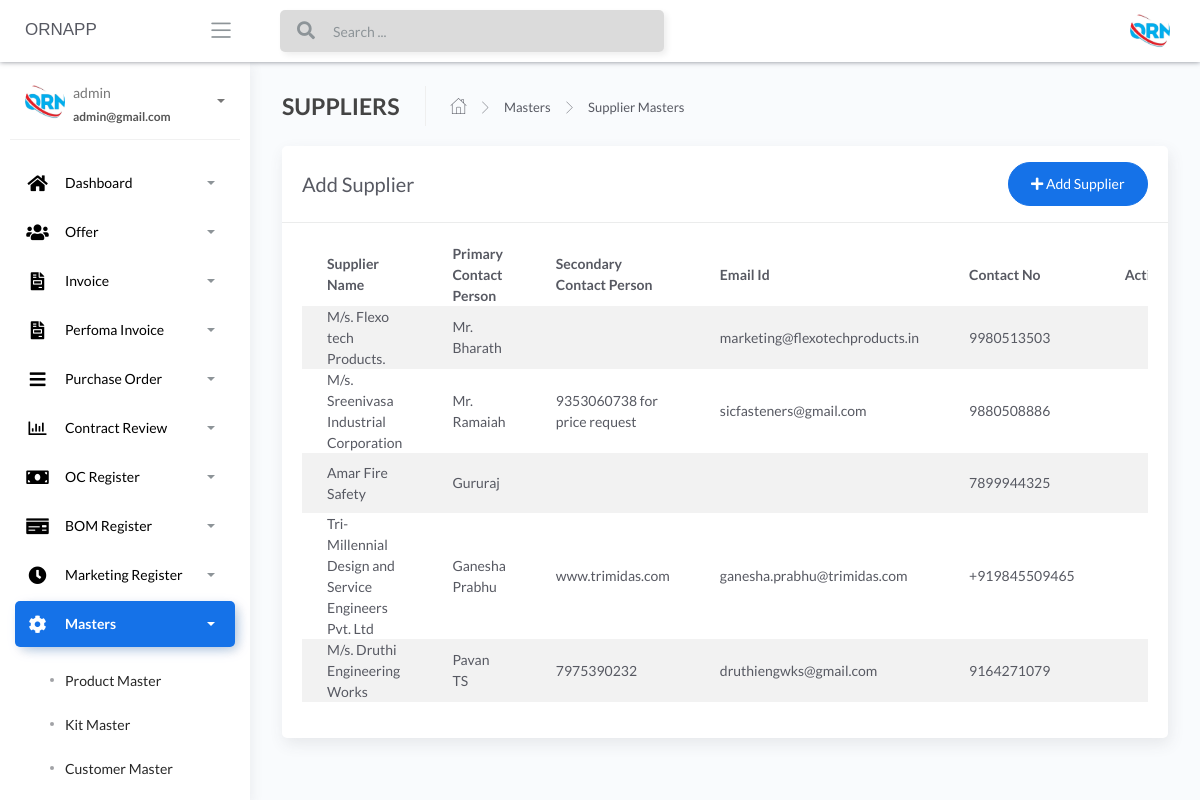
The page /Supplier-masters (signed in) on the database as committed earlier.
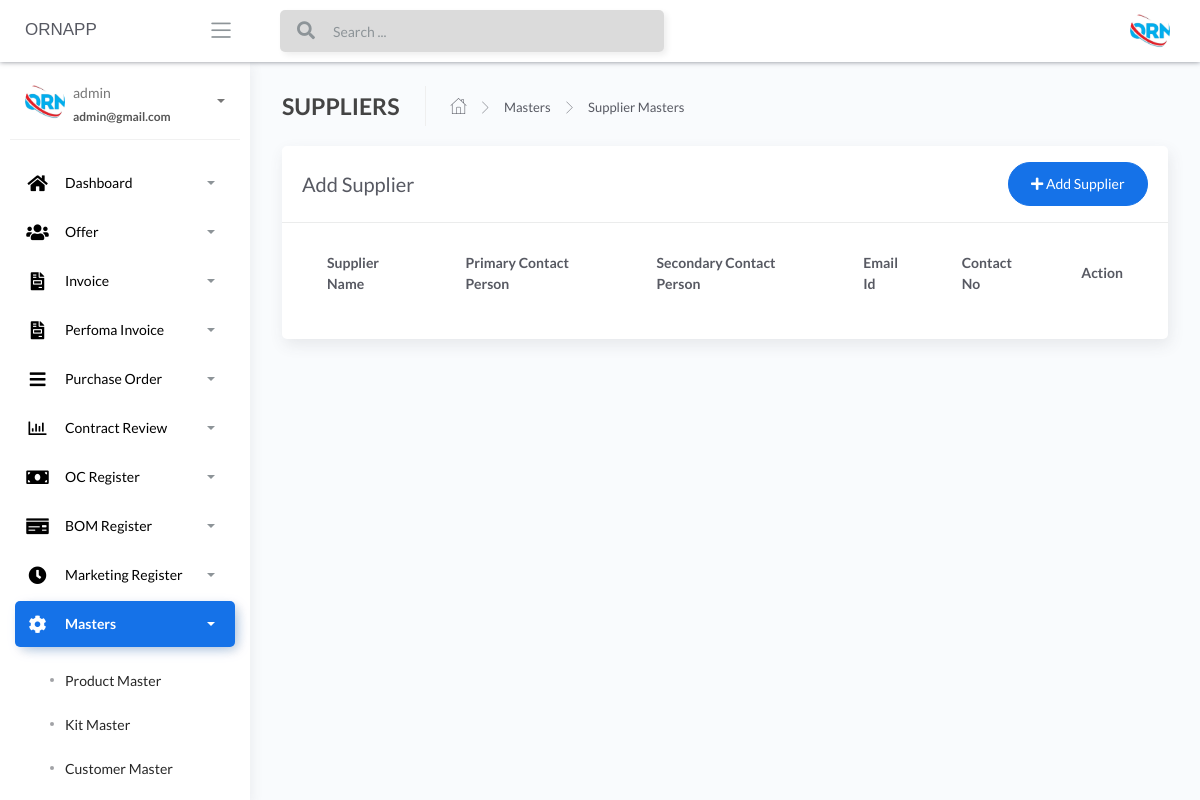
The same page on the database as committed later.
### apps/home/models.py (models this page shows, shortened)
class SupplierMaster(db.Model):
    __tablename__ = "SupplierMaster"
    id = db.Column(db.Integer, primary_key=True)
    supplier_name = db.Column(db.String())
    supplier_primary_contact = db.Column(db.String())
    supplier_secondary_contact = db.Column(db.String())
    supplier_email_id = db.Column(db.String())
    supplier_contact_no = db.Column(db.String())
    supplier_country = db.Column(db.String())
    supplier_state = db.Column(db.String())
    supplier_city = db.Column(db.String())
    supplier_address = db.Column(db.String())
    supplier_gst_no = db.Column(db.String())
    supplier_pan = db.Column(db.String())

### apps/home/routes.py (the view)
@blueprint.route('/Supplier-masters', methods=['GET', 'POST'])
@login_required
def Supplier_masters():
    if request.method == 'GET':
        users = SupplierMaster.query.all()
        return render_template('home/Supplier-masters.html', users=users, segment='Supplier-masters')

### apps/__init__.py (called while the page is built)
def configure_database(app):
    @app.before_first_request
    def initialize_database():
        db.create_all()
    @app.teardown_request
    def shutdown_session(exception=None):
        db.session.remove()

### apps/authentication/models.py (called while the page is built)
@login_manager.user_loader
def user_loader(id):
    return Users.query.filter_by(id=id).first()

### apps/templates/home/Supplier-masters.html (shortened to what this page needs)
{% extends "layouts/base.html" %}
{% block content %}
	<div class="content">
		<div class="page-inner">
			<div class="page-header">
				<h4 class="page-title">SUPPLIERS</h4>
				<ul class="breadcrumbs">
					<li class="nav-home">
						<a href="#">
							<i class="flaticon-home"></i>
						</a>
					</li>
					<li class="separator">
						<i class="flaticon-right-arrow"></i>
					</li>
					<li class="nav-item">
						<a href="#">Masters</a>
					</li>
					<li class="separator">
						<i class="flaticon-right-arrow"></i>
					</li>
					<li class="nav-item">
						<a href="#">Supplier Masters</a>
					</li>
				</ul>
			</div>
			<div class="row">
				<div class="col-md-12">
					<div class="card">
						<div class="card-header">
							<div class="d-flex align-items-center">
								<h4 class="card-title">Add Supplier</h4>
							<a href="/add-supplier-master" class="ml-auto">
								<button class="btn btn-primary btn-round ml-auto" data-toggle="modal"
									data-target="#addRowModal">
									<i class="fa fa-plus"></i>
									Add Supplier
								</button>
							</a>
							</div>
						</div>
						<div class="card-body">
							<div class="table-responsive">
								<table id="add-row" class="display table table-striped table-hover" >
									<thead>
										<tr>
											<th>Supplier Name</th>
											<th>Primary Contact Person</th>
											<th>Secondary Contact Person</th>
											<th>Email Id</th>
											<th>Contact No</th>
											<th style="width: 10%">Action</th>
										</tr>
									</thead>
									<tbody>
										{% for user in users %}
											<tr
											{% if loop.index %2==0 %}
											{% else %}
											{% endif %}
											>
											<td>{{user.supplier_name}}</td>
											<td>{{user.supplier_primary_contact}}</td>
											<td>{{user.supplier_secondary_contact}}</td>
											<td>{{user.supplier_email_id}}</td>
											<td>{{user.supplier_contact_no}}</td>
											<td>
											<div class="form-button-action">
											<span style="font-size: 24px;color:green;">
											<a href="/{{user.id}}/edit-supplier-master" type="button" data-toggle="tooltip" title="" class="btn btn-link btn-primary btn-lg" data-original-title="Edit Task"> </a>
											</span>
											</div>
											</td>
										</tr>
									{% endfor %}
									</tbody>
								</table>
							</div>
						</div>
					</div>
				</div>
			</div>
		</div>
	</div>
{% endblock content %}

Rows that differ between the two databases and show on the page:
removed SupplierMaster: supplier_name "M/s. Flexo tech Products.", supplier_primary_contact "Mr. Bharath", supplier_email_id "marketing@flexotechproducts.in", supplier_contact_no "9980513503"
removed SupplierMaster: supplier_name "M/s. Sreenivasa Industrial Corporation", supplier_primary_contact "Mr. Ramaiah", supplier_secondary_contact "9353060738 for price request", supplier_email_id "sicfasteners@gmail.com", supplier_contact_no "9880508886"
removed SupplierMaster: supplier_name "Amar Fire Safety", supplier_primary_contact "Gururaj", supplier_contact_no "7899944325"
removed SupplierMaster: supplier_name "Tri-Millennial Design and Service Engineers Pvt. Ltd", supplier_primary_contact "Ganesha Prabhu", supplier_secondary_contact "www.trimidas.com", supplier_email_id "ganesha.prabhu@trimidas.com", supplier_contact_no "+919845509465"
removed SupplierMaster: supplier_name "M/s. Druthi Engineering Works", supplier_primary_contact "Pavan TS", supplier_secondary_contact "7975390232", supplier_email_id "druthiengwks@gmail.com", supplier_contact_no "9164271079"
